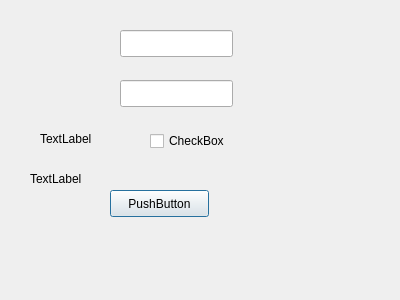
<?xml version="1.0" encoding="UTF-8"?>
<ui version="4.0">
 <class>Dialog</class>
 <widget class="QDialog" name="Dialog">
  <property name="geometry">
   <rect>
    <x>0</x>
    <y>0</y>
    <width>400</width>
    <height>300</height>
   </rect>
  </property>
  <property name="windowTitle">
   <string>Dialog</string>
  </property>
  <widget class="QCheckBox" name="checkBox">
   <property name="geometry">
    <rect>
     <x>150</x>
     <y>130</y>
     <width>99</width>
     <height>22</height>
    </rect>
   </property>
   <property name="text">
    <string>CheckBox</string>
   </property>
  </widget>
  <widget class="QPushButton" name="pushButton">
   <property name="geometry">
    <rect>
     <x>110</x>
     <y>190</y>
     <width>99</width>
     <height>27</height>
    </rect>
   </property>
   <property name="text">
    <string>PushButton</string>
   </property>
  </widget>
  <widget class="QLineEdit" name="lineEdit">
   <property name="geometry">
    <rect>
     <x>120</x>
     <y>80</y>
     <width>113</width>
     <height>27</height>
    </rect>
   </property>
  </widget>
  <widget class="QLineEdit" name="lineEdit_2">
   <property name="geometry">
    <rect>
     <x>120</x>
     <y>30</y>
     <width>113</width>
     <height>27</height>
    </rect>
   </property>
  </widget>
  <widget class="QLabel" name="label">
   <property name="geometry">
    <rect>
     <x>40</x>
     <y>130</y>
     <width>68</width>
     <height>17</height>
    </rect>
   </property>
   <property name="text">
    <string>TextLabel</string>
   </property>
  </widget>
  <widget class="QLabel" name="label_2">
   <property name="geometry">
    <rect>
     <x>30</x>
     <y>170</y>
     <width>68</width>
     <height>17</height>
    </rect>
   </property>
   <property name="text">
    <string>TextLabel</string>
   </property>
  </widget>
 </widget>
 <resources/>
 <connections/>
</ui>
